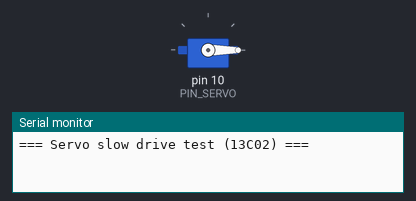
A sketch run on a simulated Arduino Uno, built with avr-gcc and run on an emulated ATmega328P. On the bench: servo, the last lines printed to the serial monitor.

Above: at 0.1 s.
At 19.63 s:
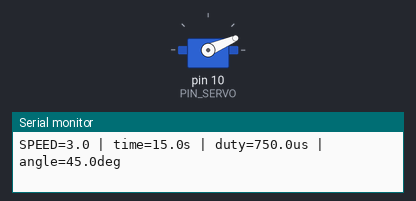
At 29.53 s:
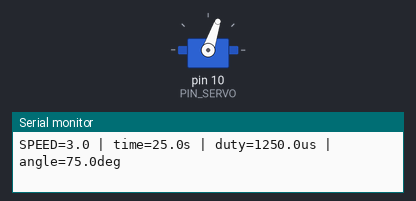
At 39.43 s:
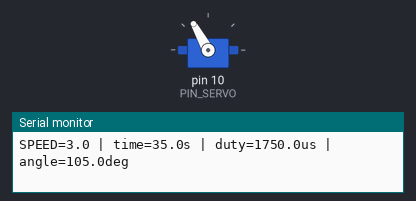
Timing chart, 0 to 40.0 s (numbered marks = the images above):
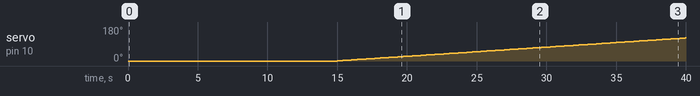

The sketch:

servo_slow_13C02.ino
```cpp
#include <Servo.h>

#define PIN_SERVO 10


#define _DUTY_MIN 0
#define _DUTY_NEU 1500
#define _DUTY_MAX 3000

#define _INTERVAL_SERVO  20
#define _INTERVAL_SERIAL 1000
#define _PAUSE_MS        5000


#define SPEED_1   3.0
#define ANGLE_1   180.0

#define SPEED_2   0.3
#define ANGLE_2   90.0

Servo myservo;

float _SERVO_SPEED;
float angle_target;
float duty_start;
float duty_curr;
unsigned long time_start;
unsigned long last_servo;
unsigned long last_serial;
unsigned long time_pause;

int phase;


float angleToDuty(float angle) {
  return _DUTY_MIN + (_DUTY_MAX - _DUTY_MIN) * angle / 180.0;
}


void startExperiment(float speed, float target) {
  _SERVO_SPEED = speed;
  angle_target = target;
  duty_start   = _DUTY_MIN;
  duty_curr    = _DUTY_MIN;
  myservo.writeMicroseconds(_DUTY_MIN);
  delay(2000);
  time_start  = millis();
  last_servo  = time_start;
  last_serial = time_start;
}


void printStatus() {
  float elapsed = (millis() - time_start) / 1000.0;
  float angle   = (duty_curr - _DUTY_MIN) * 180.0 / (_DUTY_MAX - _DUTY_MIN);
  Serial.print("SPEED=");   Serial.print(_SERVO_SPEED, 1);
  Serial.print(" | time="); Serial.print(elapsed, 1);
  Serial.print("s | duty="); Serial.print(duty_curr, 1);
  Serial.print("us | angle="); Serial.print(angle, 1);
  Serial.println("deg");
}

void setup() {
  myservo.attach(PIN_SERVO);
  myservo.writeMicroseconds(_DUTY_MIN);
  Serial.begin(57600);
  Serial.println("=== Servo slow drive test (13C02) ===");
  delay(2000);

  Serial.println("[Experiment 1] _SERVO_SPEED = 3 : 0 -> 180 deg in 60 s");
  startExperiment(SPEED_1, ANGLE_1);
  phase = 1;
}

void loop() {
  unsigned long now = millis();

  if (phase == 1 || phase == 3) {

    if (now - last_servo >= _INTERVAL_SERVO) {
      last_servo += _INTERVAL_SERVO;

      float elapsed = (now - time_start) / 1000.0;
      float angle   = _SERVO_SPEED * elapsed;
      if (angle > angle_target) angle = angle_target;

      duty_curr = angleToDuty(angle);
      myservo.writeMicroseconds((int)(duty_curr + 0.5));
    }

    if (now - last_serial >= _INTERVAL_SERIAL) {
      last_serial += _INTERVAL_SERIAL;
      printStatus();
    }

    if (duty_curr >= angleToDuty(angle_target)) {
      printStatus();
      if (phase == 1) {
        Serial.println("[Experiment 1] done");
        time_pause = millis();
        phase = 2;
      } else {
        Serial.println("[Experiment 2] done");
        phase = 4;
      }
    }
  }

  else if (phase == 2) {
    if (now - time_pause >= _PAUSE_MS) {
      Serial.println("[Experiment 2] _SERVO_SPEED = 0.3 : 0 -> 90 deg in 300 s");
      startExperiment(SPEED_2, ANGLE_2);
      phase = 3;
    }
  }

}
```

Measured:
- by itself, servo on pin 10 (PIN_SERVO): moves from 0° to 122° over 24.9 s
